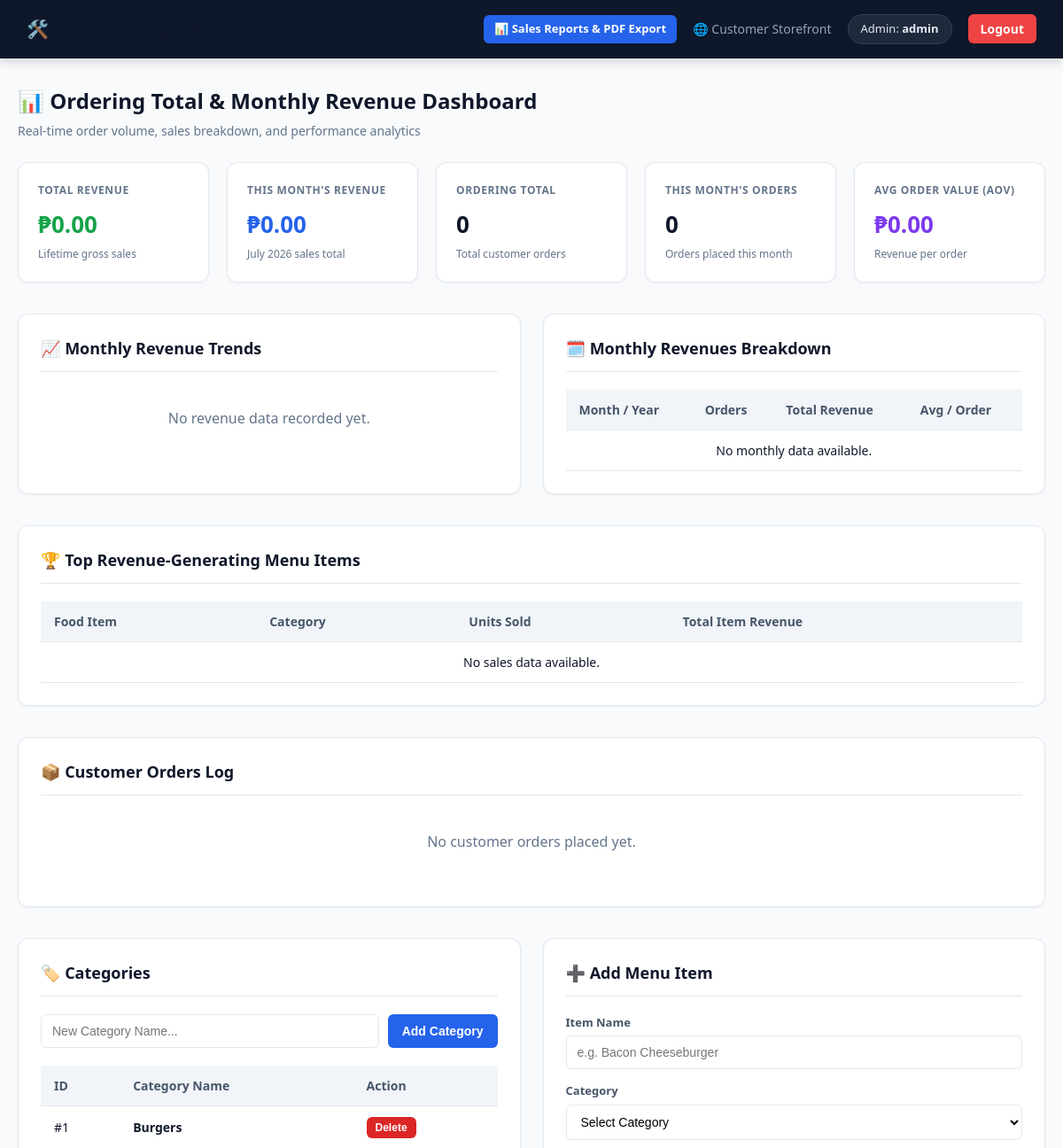
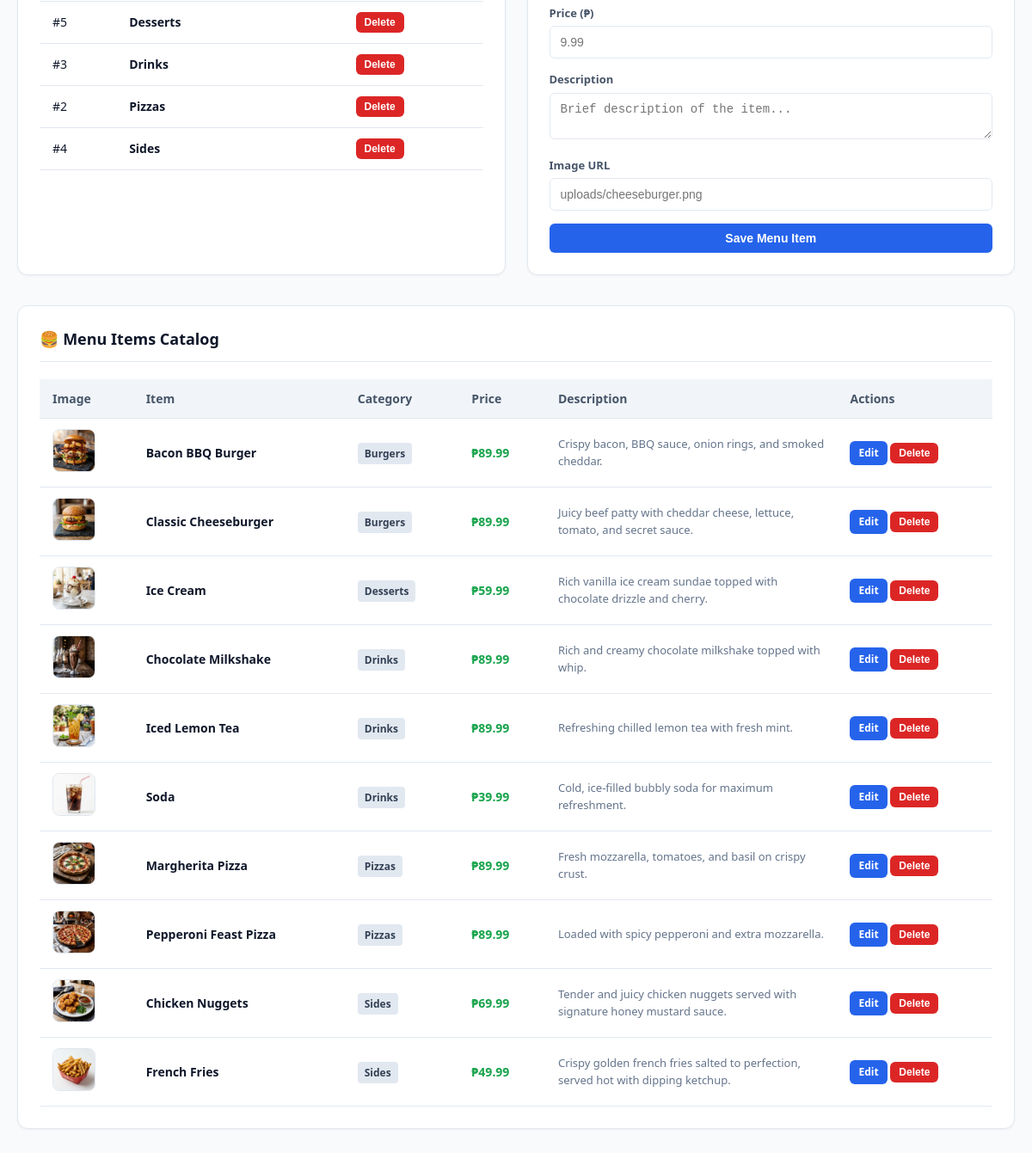
Screenshot of /auth/admin.php (signed in) with the database file from the repository (2 pictures, top to bottom).
### tables this page shows
CREATE TABLE IF NOT EXISTS `categories` (
    `id` INT AUTO_INCREMENT PRIMARY KEY,
    `name` VARCHAR(100) NOT NULL
);

CREATE TABLE IF NOT EXISTS `menu_items` (
    `id` INT AUTO_INCREMENT PRIMARY KEY,
    `category_id` INT NOT NULL,
    `name` VARCHAR(150) NOT NULL,
    `price` DECIMAL(10,2) NOT NULL,
    `description` TEXT DEFAULT NULL,
    `image_url` VARCHAR(255) DEFAULT NULL,
    FOREIGN KEY (`category_id`) REFERENCES `categories`(`id`) ON DELETE CASCADE
);

### auth/admin.php (the view, shortened to what this page needs)
<?php
require_once __DIR__ . '/../config/db.php';
$total_orders = (int)$pdo->query("SELECT COUNT(*) FROM orders")->fetchColumn();
$total_sales  = (float)$pdo->query("SELECT COALESCE(SUM(total_price), 0) FROM orders")->fetchColumn();
$this_month_orders = (int)$pdo->query("
    SELECT COUNT(*) FROM orders
    WHERE MONTH(created_at) = MONTH(CURRENT_DATE())
      AND YEAR(created_at) = YEAR(CURRENT_DATE())
")->fetchColumn();
$this_month_sales = (float)$pdo->query("
    SELECT COALESCE(SUM(total_price), 0) FROM orders
    WHERE MONTH(created_at) = MONTH(CURRENT_DATE())
      AND YEAR(created_at) = YEAR(CURRENT_DATE())
")->fetchColumn();
$avg_order_value = $total_orders > 0 ? ($total_sales / $total_orders) : 0;
$monthly_revenues = $pdo->query("
    SELECT
        DATE_FORMAT(created_at, '%Y-%m') AS ym,
        DATE_FORMAT(created_at, '%M %Y') AS month_name,
        COUNT(*) AS order_count,
        SUM(total_price) AS total_revenue,
        AVG(total_price) AS avg_revenue
    FROM orders
    GROUP BY DATE_FORMAT(created_at, '%Y-%m'), DATE_FORMAT(created_at, '%M %Y')
    ORDER BY ym DESC
")->fetchAll();
$top_items = $pdo->query("
    SELECT
        m.name AS item_name,
        c.name AS category_name,
        SUM(oi.quantity) AS total_qty,
        SUM(oi.quantity * oi.price) AS total_revenue
    FROM order_items oi
    JOIN menu_items m ON oi.item_id = m.id
    JOIN categories c ON m.category_id = c.id
    GROUP BY oi.item_id, m.name, c.name
    ORDER BY total_revenue DESC
    LIMIT 5
")->fetchAll();
$categories = $pdo->query("SELECT * FROM categories ORDER BY name ASC")->fetchAll();
$menu_items = $pdo->query("
    SELECT m.*, c.name AS category_name
    FROM menu_items m
    JOIN categories c ON m.category_id = c.id
    ORDER BY c.name ASC, m.name ASC
")->fetchAll();
$orders = $pdo->query("SELECT * FROM orders ORDER BY created_at DESC")->fetchAll();
$edit_item = null;
?>
<!DOCTYPE html>
<html lang="en">
<head>
    <link rel="stylesheet" href="../css/style.css">
</head>
<body>
    <header>
        <h1>🛠️ Yum's berchg Admin Dashboard</h1>
        <div class="header-actions">
            <a href="../reports/index.php" style="background: #2563eb; color: white; padding: 6px 12px; border-radius: 6px; text-decoration: none; font-size: 13px; font-weight: 600;">📊 Sales Reports & PDF Export</a>
            <a href="../user/index.php" target="_blank">🌐 Customer Storefront</a>
            <span class="user-badge">Admin: <strong><?= htmlspecialchars($_SESSION['admin_username'] ?? $_SESSION['username']) ?></strong></span>
            <a href="logout.php" class="btn-logout">Logout</a>
        </div>
    </header>
    <div class="container">
        <div class="dashboard-header">
            <h2>📊 Ordering Total & Monthly Revenue Dashboard</h2>
            <p>Real-time order volume, sales breakdown, and performance analytics</p>
        </div>
        <div class="stats-grid">
            <div class="stat-card">
                <div class="label">Total Revenue</div>
                <div class="value" style="color: var(--success);">₱<?= number_format($total_sales, 2) ?></div>
                <div class="subtext">Lifetime gross sales</div>
            </div>
            <div class="stat-card">
                <div class="label">This Month's Revenue</div>
                <div class="value" style="color: var(--primary);">₱<?= number_format($this_month_sales, 2) ?></div>
                <div class="subtext"><?= date('F Y') ?> sales total</div>
            </div>
            <div class="stat-card">
                <div class="label">Ordering Total</div>
                <div class="value"><?= number_format($total_orders) ?></div>
                <div class="subtext">Total customer orders</div>
            </div>
            <div class="stat-card">
                <div class="label">This Month's Orders</div>
                <div class="value"><?= number_format($this_month_orders) ?></div>
                <div class="subtext">Orders placed this month</div>
            </div>
            <div class="stat-card">
                <div class="label">Avg Order Value (AOV)</div>
                <div class="value" style="color: var(--purple);">₱<?= number_format($avg_order_value, 2) ?></div>
                <div class="subtext">Revenue per order</div>
            </div>
        </div>
        <div class="grid-2">
            <div class="section-card" style="margin-bottom:0;">
                <div class="section-header">
                    <h3>📈 Monthly Revenue Trends</h3>
                </div>
                <?php if (empty($monthly_revenues)): ?>
                    <p style="color: var(--text-muted); text-align: center; padding: 20px;">No revenue data recorded yet.</p>
                <?php endif; ?>
            </div>
            <div class="section-card" style="margin-bottom:0;">
                <div class="section-header">
                    <h3>🗓️ Monthly Revenues Breakdown</h3>
                </div>
                <table>
                    <thead>
                        <tr>
                            <th>Month / Year</th>
                            <th>Orders</th>
                            <th>Total Revenue</th>
                            <th>Avg / Order</th>
                        </tr>
                    </thead>
                    <tbody>
                        <?php if (empty($monthly_revenues)): ?>
                            <tr><td colspan="4" style="text-align:center;">No monthly data available.</td></tr>
                        <?php endif; ?>
                    </tbody>
                </table>
            </div>
        </div>
        <div class="section-card">
            <div class="section-header">
                <h3>🏆 Top Revenue-Generating Menu Items</h3>
            </div>
            <table>
                <thead>
                    <tr>
                        <th>Food Item</th>
                        <th>Category</th>
                        <th>Units Sold</th>
                        <th>Total Item Revenue</th>
                    </tr>
                </thead>
                <tbody>
                    <?php if (empty($top_items)): ?>
                        <tr><td colspan="4" style="text-align:center;">No sales data available.</td></tr>
                    <?php endif; ?>
                </tbody>
            </table>
        </div>
        <div class="section-card">
            <div class="section-header">
                <h3>📦 Customer Orders Log</h3>
            </div>
            <?php if (empty($orders)): ?>
                <p style="color: var(--text-muted); text-align: center; padding: 20px;">No customer orders placed yet.</p>
            <?php endif; ?>
        </div>
        <div class="grid-2">
            <div class="section-card" style="margin-bottom:0;">
                <div class="section-header">
                    <h3>🏷️ Categories</h3>
                </div>
                <form method="POST" style="margin-bottom: 20px;">
                    <div style="display: flex; gap: 10px;">
                        <input type="text" name="category_name" placeholder="New Category Name..." required>
                        <button type="submit" class="btn btn-primary" style="white-space: nowrap;">Add Category</button>
                    </div>
                </form>
                <table>
                    <thead>
                        <tr>
                            <th>ID</th>
                            <th>Category Name</th>
                            <th>Action</th>
                        </tr>
                    </thead>
                    <tbody>
                        <?php if (empty($categories)): ?>
                            <tr><td colspan="3" style="text-align:center;">No categories found.</td></tr>
                        <?php else: ?>
                            <?php foreach ($categories as $cat): ?>
                                <tr>
                                    <td>#<?= $cat['id'] ?></td>
                                    <td><strong><?= htmlspecialchars($cat['name']) ?></strong></td>
                                    <td>
                                        <form method="POST" style="display:inline;" onsubmit="return confirm('Deleting category will also delete associated menu items. Continue?');">
                                            <button type="submit" class="btn btn-danger btn-sm">Delete</button>
                                        </form>
                                    </td>
                                </tr>
                            <?php endforeach; ?>
                        <?php endif; ?>
                    </tbody>
                </table>
            </div>
            <div class="section-card" style="margin-bottom:0;">
                <div class="section-header">
                    <h3><?= $edit_item ? '✏️ Edit Menu Item' : '➕ Add Menu Item' ?></h3>
                </div>
                <form method="POST">
                    <div class="form-group">
                        <label>Item Name</label>
                        <input type="text" name="item_name" required placeholder="e.g. Bacon Cheeseburger" value="<?= htmlspecialchars($edit_item['name'] ?? '') ?>">
                    </div>
                    <div class="form-group">
                        <label>Category</label>
                        <select name="category_id" required>
                            <option value="">Select Category</option>
                        </select>
                    </div>
                    <div class="form-group">
                        <label>Price (₱)</label>
                        <input type="number" step="0.01" name="price" required placeholder="9.99" value="<?= htmlspecialchars($edit_item['price'] ?? '') ?>">
                    </div>
                    <div class="form-group">
                        <label>Description</label>
                        <textarea name="description" rows="2" placeholder="Brief description of the item..."><?= htmlspecialchars($edit_item['description'] ?? '') ?></textarea>
                    </div>
                    <div class="form-group">
                        <label>Image URL</label>
                        <input type="text" name="image_url" placeholder="uploads/cheeseburger.png" value="<?= htmlspecialchars($edit_item['image_url'] ?? '') ?>">
                    </div>
                    <button type="submit" class="btn btn-primary" style="width: 100%;">
                        <?= $edit_item ? 'Update Menu Item' : 'Save Menu Item' ?>
                    </button>
                </form>
            </div>
        </div>
        <div class="section-card">
            <div class="section-header">
                <h3>🍔 Menu Items Catalog</h3>
            </div>
            <table>
                <thead>
                    <tr>
                        <th>Image</th>
                        <th>Item</th>
                        <th>Category</th>
                        <th>Price</th>
                        <th>Description</th>
                        <th>Actions</th>
                    </tr>
                </thead>
                <tbody>
                    <?php if (empty($menu_items)): ?>
                        <tr><td colspan="6" style="text-align:center;">No menu items found.</td></tr>
                    <?php else: ?>
                        <?php foreach ($menu_items as $item): ?>
                            <?php $img_path = !empty($item['image_url']) ? '../' . $item['image_url'] : '../uploads/default_food.png'; ?>
                            <tr>
                                <td>
                                    <img src="<?= htmlspecialchars($img_path) ?>" alt="Food" style="width: 50px; height: 50px; object-fit: cover; border-radius: 8px; border: 1px solid #e2e8f0;">
                                </td>
                                <td><strong><?= htmlspecialchars($item['name']) ?></strong></td>
                                <td><span class="badge"><?= htmlspecialchars($item['category_name']) ?></span></td>
                                <td style="color: var(--success); font-weight:700;">₱<?= number_format($item['price'], 2) ?></td>
                                <td style="color: var(--text-muted); font-size:13px; max-width: 250px;"><?= htmlspecialchars($item['description']) ?></td>
                                <td>
                                    <a href="index.php?edit_item_id=<?= $item['id'] ?>" class="btn btn-primary btn-sm">Edit</a>
                                    <form method="POST" style="display:inline;" onsubmit="return confirm('Are you sure you want to delete <?= htmlspecialchars($item['name']) ?>?');">
                                        <button type="submit" class="btn btn-danger btn-sm">Delete</button>
                                    </form>
                                </td>
                            </tr>
                        <?php endforeach; ?>
                    <?php endif; ?>
                </tbody>
            </table>
        </div>
    </div>
</body>
</html>

### css/style.css (style rules this page uses)
:root { --primary: #2563eb; --primary-hover: #1d4ed8; --primary-light: #e0f2fe; --success: #16a34a; --success-hover: #15803d; --success-bg: #dcfce7; --success-border: #bbf7d0; --danger: #dc2626; --danger-hover: #b91c1c; --danger-bg: #fef2f2; --danger-border: #fecaca; --warning: #d97706; --warning-bg: #fef3c7; --purple: #7c3aed; --dark-bg: #0f172a; --slate-nav: #1e293b; --bg-color: #f8fafc; --card-bg: #ffffff; --text-main: #0f172a; --text-muted: #64748b; --border-color: #e2e8f0; --font-family: 'Segoe UI', system-ui, -apple-system, BlinkMacSystemFont, sans-serif; --font-size-sm: 13px; --font-size-base: 14px; --font-size-lg: 16px; --font-size-xl: 18px; --font-size-2xl: 24px; --font-size-3xl: 28px; --space-xs: 4px; --space-sm: 8px; --space-md: 16px; --space-lg: 24px; --space-xl: 32px; --radius-sm: 6px; --radius-md: 8px; --radius-lg: 12px; --radius-full: 9999px; --shadow-sm: 0 1px 3px rgba(0, 0, 0, 0.05); --shadow-md: 0 4px 6px -1px rgba(0, 0, 0, 0.05), 0 2px 4px -1px rgba(0, 0, 0, 0.03); --shadow-lg: 0 10px 25px rgba(0, 0, 0, 0.08); }
* { box-sizing: border-box; }
body { font-family: var(--font-family); background-color: var(--bg-color); color: var(--text-main); margin: 0; padding: 20px; line-height: 1.5; }
h1, h2, h3, h4, h5, h6 { color: var(--text-main); margin-top: 0; }
a { color: var(--primary); text-decoration: none; transition: color 0.2s; }
.container { max-width: 1050px; margin: 0 auto; padding: 0 var(--space-md); }
.btn { display: inline-flex; align-items: center; justify-content: center; padding: 10px 16px; border-radius: var(--radius-sm); border: none; font-size: var(--font-size-base); font-weight: 600; cursor: pointer; text-decoration: none; transition: background 0.2s, transform 0.1s; }
.btn-primary { background: var(--primary); color: #ffffff; }
.btn-danger { background: var(--danger); color: #ffffff; }
.form-group { margin-bottom: 18px; }
label { display: block; margin-bottom: 6px; color: #475569; font-size: var(--font-size-sm); font-weight: 600; }
input[type="text"], input[type="email"], input[type="password"], input[type="number"], select, textarea { width: 100%; padding: 11px 14px; border: 1px solid #cbd5e1; border-radius: var(--radius-sm); font-size: var(--font-size-base); background-color: #ffffff; transition: border-color 0.2s, box-shadow 0.2s; }
table { width: 100%; border-collapse: collapse; font-size: var(--font-size-base); }
th, td { padding: 12px 15px; text-align: left; border-bottom: 1px solid var(--border-color); }
th { background: #f1f5f9; color: #475569; font-weight: 600; }
.badge { background: #e2e8f0; color: #334155; padding: 4px 8px; border-radius: 4px; font-size: 12px; font-weight: 600; }

### rows the page displays
categories: id "1", name "Burgers"
categories: id "5", name "Desserts"
categories: id "3", name "Drinks"
categories: id "2", name "Pizzas"
categories: id "4", name "Sides"
menu_items: image_url (picture), name "Bacon BBQ Burger", category.name "Burgers", price "89.99", description "Crispy bacon, BBQ sauce, onion rings, and smoked cheddar."
menu_items: image_url (picture), name "Classic Cheeseburger", category.name "Burgers", price "89.99", description "Juicy beef patty with cheddar cheese, lettuce, tomato, and secret sauce."
menu_items: image_url (picture), name "Ice Cream", category.name "Desserts", price "59.99", description "Rich vanilla ice cream sundae topped with chocolate drizzle and cherry."
menu_items: image_url (picture), name "Chocolate Milkshake", category.name "Drinks", price "89.99", description "Rich and creamy chocolate milkshake topped with whip."
menu_items: image_url (picture), name "Iced Lemon Tea", category.name "Drinks", price "89.99", description "Refreshing chilled lemon tea with fresh mint."
menu_items: image_url (picture), name "Soda", category.name "Drinks", price "39.99", description "Cold, ice-filled bubbly soda for maximum refreshment."
menu_items: image_url (picture), name "Margherita Pizza", category.name "Pizzas", price "89.99", description "Fresh mozzarella, tomatoes, and basil on crispy crust."
menu_items: image_url (picture), name "Pepperoni Feast Pizza", category.name "Pizzas", price "89.99", description "Loaded with spicy pepperoni and extra mozzarella."
menu_items: image_url (picture), name "Chicken Nuggets", category.name "Sides", price "69.99", description "Tender and juicy chicken nuggets served with signature honey mustard sauce."
menu_items: image_url (picture), name "French Fries", category.name "Sides", price "49.99", description "Crispy golden french fries salted to perfection, served hot with dipping ketchup."

### other values shown
$_SESSION['admin_username'] "admin"
$total_sales "0.00"
$this_month_sales "0.00"
$total_orders "0"
$this_month_orders "0"
$avg_order_value "0.00"
